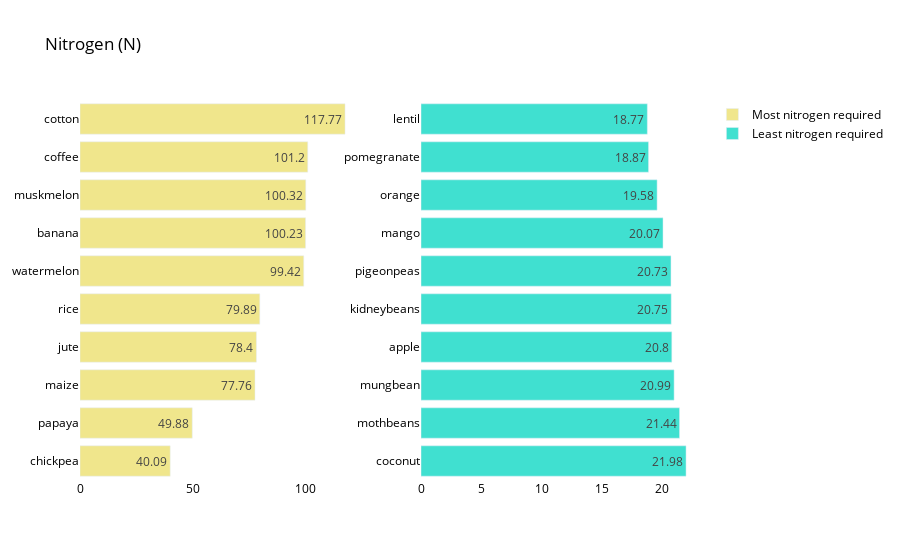

The cell this chart's notebook holds for it:
### Markdown cell above
#### Nitrogen Analysis

### Code cell
crop_summary_N = crop_summary.sort_values(by='N', ascending=False)
fig = make_subplots(rows=1, cols=2)
top = {
    'y' : crop_summary_N['N'][0:10].sort_values().index,
    'x' : crop_summary_N['N'][0:10].sort_values()
}
last = {
    'y' : crop_summary_N['N'][-10:].index,
    'x' : crop_summary_N['N'][-10:]
}
fig.add_trace(
    go.Bar(top,
           name="Most nitrogen required",
           marker_color=random.choice(colors),
           orientation='h',
          text=top['x']),
    row=1, col=1
)
fig.add_trace(
    go.Bar(last,
           name="Least nitrogen required",
           marker_color=random.choice(colors),
           orientation='h',
          text=last['x']),
    row=1, col=2
)
fig.update_traces(texttemplate='%{text}', textposition='inside')
fig.update_layout(title_text="Nitrogen (N)",
                  plot_bgcolor='white',
                  font_size=12, 
                  font_color='black',
                 height=500)
fig.update_xaxes(showgrid=False)
fig.update_yaxes(showgrid=False)
fig.show()

### Figure 1 — Plotly figure (JSON) as saved in the notebook; plotly's stock layout.template omitted (floating-point values rounded to 4 significant figures)
{"data": [{"marker": {"color": "#F0E68C"}, "name": "Most nitrogen required", "orientation": "h", "text": [40.09, 49.88, 77.76, 78.4, 79.89, 99.42, 100.2, 100.3, 101.2, 117.8], "textposition": "inside", "texttemplate": "%{text}", "type": "bar", "x": [40.09, 49.88, 77.76, 78.4, 79.89, 99.42, 100.2, 100.3, 101.2, 117.8], "xaxis": "x", "y": ["chickpea", "papaya", "maize", "jute", "rice", "watermelon", "banana", "muskmelon", "coffee", "cotton"], "yaxis": "y"}, {"marker": {"color": "#40E0D0"}, "name": "Least nitrogen required", "orientation": "h", "text": [21.98, 21.44, 20.99, 20.8, 20.75, 20.73, 20.07, 19.58, 18.87, 18.77], "textposition": "inside", "texttemplate": "%{text}", "type": "bar", "x": [21.98, 21.44, 20.99, 20.8, 20.75, 20.73, 20.07, 19.58, 18.87, 18.77], "xaxis": "x2", "y": ["coconut", "mothbeans", "mungbean", "apple", "kidneybeans", "pigeonpeas", "mango", "orange", "pomegranate", "lentil"], "yaxis": "y2"}], "layout": {"autosize": true, "font": {"color": "black", "size": 12}, "plot_bgcolor": "white", "title": {"text": "Nitrogen (N)"}, "xaxis": {"anchor": "y", "autorange": true, "domain": [0, 0.45], "range": [0, 124.0], "showgrid": false, "type": "linear"}, "xaxis2": {"anchor": "y2", "autorange": true, "domain": [0.55, 1], "range": [0, 23.14], "showgrid": false, "type": "linear"}, "yaxis": {"anchor": "x", "autorange": true, "domain": [0, 1], "range": [-0.5, 9.5], "showgrid": false, "type": "category"}, "yaxis2": {"anchor": "x2", "autorange": true, "domain": [0, 1], "range": [-0.5, 9.5], "showgrid": false, "type": "category"}}}
